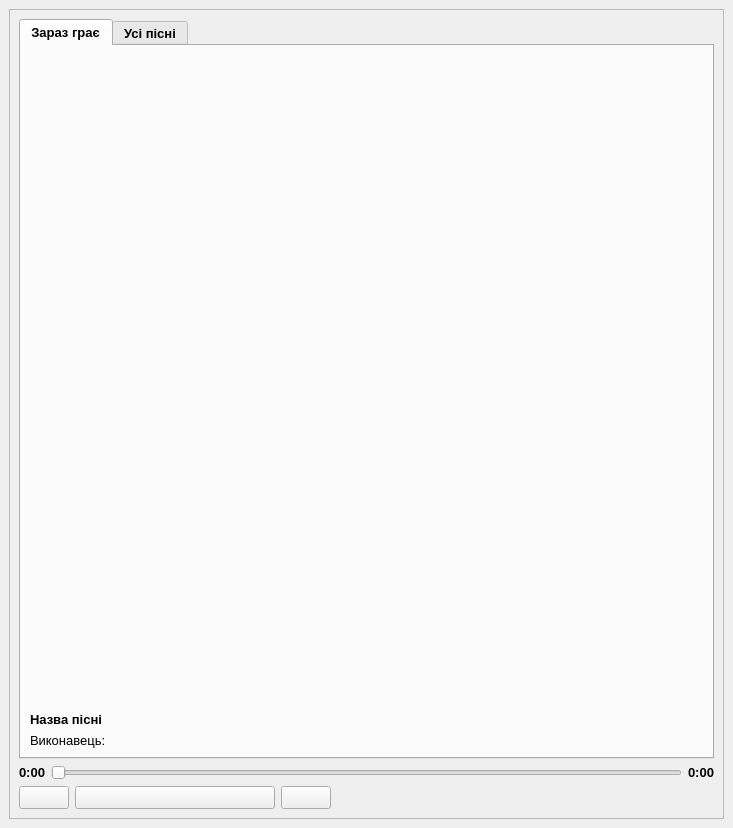
<?xml version="1.0" encoding="UTF-8"?>
<ui version="4.0">
 <class>MainWindow</class>
 <widget class="QMainWindow" name="MainWindow">
  <property name="geometry">
   <rect>
    <x>0</x>
    <y>0</y>
    <width>733</width>
    <height>828</height>
   </rect>
  </property>
  <property name="font">
   <font>
    <pointsize>10</pointsize>
    <weight>75</weight>
    <bold>true</bold>
   </font>
  </property>
  <property name="windowTitle">
   <string>MainWindow</string>
  </property>
  <property name="styleSheet">
   <string notr="true"/>
  </property>
  <widget class="QWidget" name="centralwidget">
   <layout class="QVBoxLayout" name="verticalLayout_3">
    <item>
     <widget class="QFrame" name="frame_2">
      <property name="frameShape">
       <enum>QFrame::StyledPanel</enum>
      </property>
      <property name="frameShadow">
       <enum>QFrame::Raised</enum>
      </property>
      <layout class="QVBoxLayout" name="verticalLayout_2">
       <item>
        <widget class="QTabWidget" name="tabs">
         <property name="sizePolicy">
          <sizepolicy hsizetype="Expanding" vsizetype="Expanding">
           <horstretch>0</horstretch>
           <verstretch>0</verstretch>
          </sizepolicy>
         </property>
         <property name="currentIndex">
          <number>0</number>
         </property>
         <widget class="QWidget" name="now_playing">
          <attribute name="title">
           <string>Зараз грає</string>
          </attribute>
          <layout class="QVBoxLayout" name="verticalLayout_4">
           <item>
            <layout class="QVBoxLayout" name="verticalLayout">
             <item>
              <widget class="QLabel" name="song_img">
               <property name="sizePolicy">
                <sizepolicy hsizetype="Preferred" vsizetype="Expanding">
                 <horstretch>0</horstretch>
                 <verstretch>0</verstretch>
                </sizepolicy>
               </property>
               <property name="maximumSize">
                <size>
                 <width>700</width>
                 <height>700</height>
                </size>
               </property>
               <property name="text">
                <string/>
               </property>
               <property name="pixmap">
                <pixmap>imagion/music.png</pixmap>
               </property>
               <property name="scaledContents">
                <bool>true</bool>
               </property>
              </widget>
             </item>
             <item>
              <widget class="QLabel" name="song_name">
               <property name="sizePolicy">
                <sizepolicy hsizetype="Preferred" vsizetype="Minimum">
                 <horstretch>0</horstretch>
                 <verstretch>0</verstretch>
                </sizepolicy>
               </property>
               <property name="maximumSize">
                <size>
                 <width>16777215</width>
                 <height>50</height>
                </size>
               </property>
               <property name="font">
                <font>
                 <kerning>true</kerning>
                </font>
               </property>
               <property name="text">
                <string>Назва пісні</string>
               </property>
              </widget>
             </item>
             <item>
              <widget class="QLabel" name="artist">
               <property name="sizePolicy">
                <sizepolicy hsizetype="Preferred" vsizetype="Minimum">
                 <horstretch>0</horstretch>
                 <verstretch>0</verstretch>
                </sizepolicy>
               </property>
               <property name="maximumSize">
                <size>
                 <width>16777215</width>
                 <height>50</height>
                </size>
               </property>
               <property name="font">
                <font>
                 <weight>50</weight>
                 <bold>false</bold>
                </font>
               </property>
               <property name="text">
                <string>Виконавець:</string>
               </property>
              </widget>
             </item>
            </layout>
           </item>
          </layout>
         </widget>
         <widget class="QWidget" name="all_song">
          <attribute name="title">
           <string>Усі пісні</string>
          </attribute>
         </widget>
        </widget>
       </item>
       <item>
        <layout class="QHBoxLayout" name="timeline">
         <item>
          <widget class="QLabel" name="total_time">
           <property name="sizePolicy">
            <sizepolicy hsizetype="Preferred" vsizetype="Minimum">
             <horstretch>0</horstretch>
             <verstretch>0</verstretch>
            </sizepolicy>
           </property>
           <property name="maximumSize">
            <size>
             <width>16777215</width>
             <height>50</height>
            </size>
           </property>
           <property name="text">
            <string>0:00</string>
           </property>
          </widget>
         </item>
         <item>
          <widget class="QSlider" name="timeline_slider">
           <property name="orientation">
            <enum>Qt::Horizontal</enum>
           </property>
          </widget>
         </item>
         <item>
          <widget class="QLabel" name="current_time">
           <property name="sizePolicy">
            <sizepolicy hsizetype="Preferred" vsizetype="Minimum">
             <horstretch>0</horstretch>
             <verstretch>0</verstretch>
            </sizepolicy>
           </property>
           <property name="maximumSize">
            <size>
             <width>16777215</width>
             <height>50</height>
            </size>
           </property>
           <property name="text">
            <string>0:00</string>
           </property>
          </widget>
         </item>
        </layout>
       </item>
       <item>
        <layout class="QHBoxLayout" name="control_btn">
         <property name="sizeConstraint">
          <enum>QLayout::SetMinimumSize</enum>
         </property>
         <item>
          <widget class="QPushButton" name="prev_btn">
           <property name="sizePolicy">
            <sizepolicy hsizetype="Expanding" vsizetype="Fixed">
             <horstretch>0</horstretch>
             <verstretch>0</verstretch>
            </sizepolicy>
           </property>
           <property name="maximumSize">
            <size>
             <width>50</width>
             <height>50</height>
            </size>
           </property>
           <property name="styleSheet">
            <string notr="true"/>
           </property>
           <property name="text">
            <string/>
           </property>
           <property name="icon">
            <iconset>
             <normaloff>imagion/player-skip-back.png</normaloff>imagion/player-skip-back.png</iconset>
           </property>
          </widget>
         </item>
         <item>
          <widget class="QPushButton" name="play_btn">
           <property name="sizePolicy">
            <sizepolicy hsizetype="Expanding" vsizetype="Fixed">
             <horstretch>0</horstretch>
             <verstretch>0</verstretch>
            </sizepolicy>
           </property>
           <property name="maximumSize">
            <size>
             <width>200</width>
             <height>50</height>
            </size>
           </property>
           <property name="styleSheet">
            <string notr="true"/>
           </property>
           <property name="text">
            <string/>
           </property>
           <property name="icon">
            <iconset>
             <normaloff>imagion/player-play.png</normaloff>imagion/player-play.png</iconset>
           </property>
           <property name="iconSize">
            <size>
             <width>30</width>
             <height>30</height>
            </size>
           </property>
          </widget>
         </item>
         <item>
          <widget class="QPushButton" name="next_btn">
           <property name="sizePolicy">
            <sizepolicy hsizetype="Expanding" vsizetype="Fixed">
             <horstretch>0</horstretch>
             <verstretch>0</verstretch>
            </sizepolicy>
           </property>
           <property name="maximumSize">
            <size>
             <width>50</width>
             <height>50</height>
            </size>
           </property>
           <property name="styleSheet">
            <string notr="true"/>
           </property>
           <property name="text">
            <string/>
           </property>
           <property name="icon">
            <iconset>
             <normaloff>imagion/player-skip-forward.png</normaloff>imagion/player-skip-forward.png</iconset>
           </property>
          </widget>
         </item>
         <item>
          <spacer name="horizontalSpacer">
           <property name="orientation">
            <enum>Qt::Horizontal</enum>
           </property>
           <property name="sizeHint" stdset="0">
            <size>
             <width>40</width>
             <height>20</height>
            </size>
           </property>
          </spacer>
         </item>
        </layout>
       </item>
      </layout>
     </widget>
    </item>
   </layout>
  </widget>
 </widget>
 <resources/>
 <connections/>
</ui>
